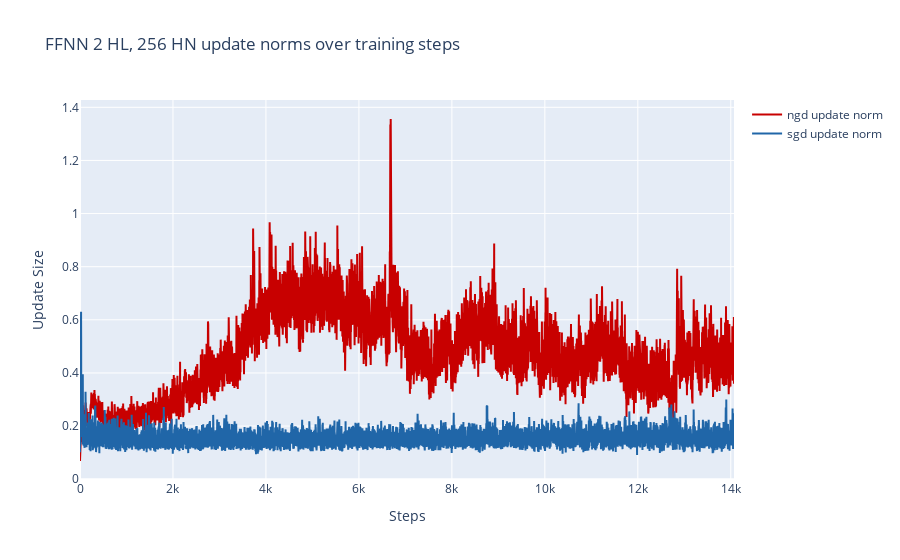

Notebook source saved alongside this figure:
### Code cell
# Gradient norms over epochs for NGD and SGD, note that each step corresponds to one minibatch

update_norm_figures = {}

for title in models.keys():
    update_norm_fig = go.Figure()
    color_index = 0
    for optim in optimizers:
        color = color_cycle[color_index % len(color_cycle)]
        color_index += 1
        update_norm_fig.add_trace(go.Scatter(
            y=all_update_norms[title][optim],
            mode="lines",
            line=dict(color=color),
            name=f"{optim} update norm"))
    update_norm_fig.update_layout(
        title=f"{title} update norms over training steps",
        xaxis_title="Steps",
        yaxis_title="Update Size",
        yaxis_type="linear",
    )
    update_norm_figures[title] = update_norm_fig
    update_norm_fig.show()

### Figure 1 — Plotly figure (JSON) as saved in the notebook; plotly's stock layout.template omitted (floating-point values rounded to 4 significant figures; data arrays with more than 128 entries replaced by an {"elided": "..."} marker saying what was removed)
{"data": [{"line": {"color": "rgb(200, 0, 0)"}, "mode": "lines", "name": "ngd update norm", "type": "scatter", "y": {"elided": "14070 float values"}}, {"line": {"color": "rgb(32, 102, 168)"}, "mode": "lines", "name": "sgd update norm", "type": "scatter", "y": {"elided": "14070 float values"}}], "layout": {"title": {"text": "FFNN 2 HL, 256 HN update norms over training steps"}, "xaxis": {"title": {"text": "Steps"}}, "yaxis": {"title": {"text": "Update Size"}, "type": "linear"}}}
